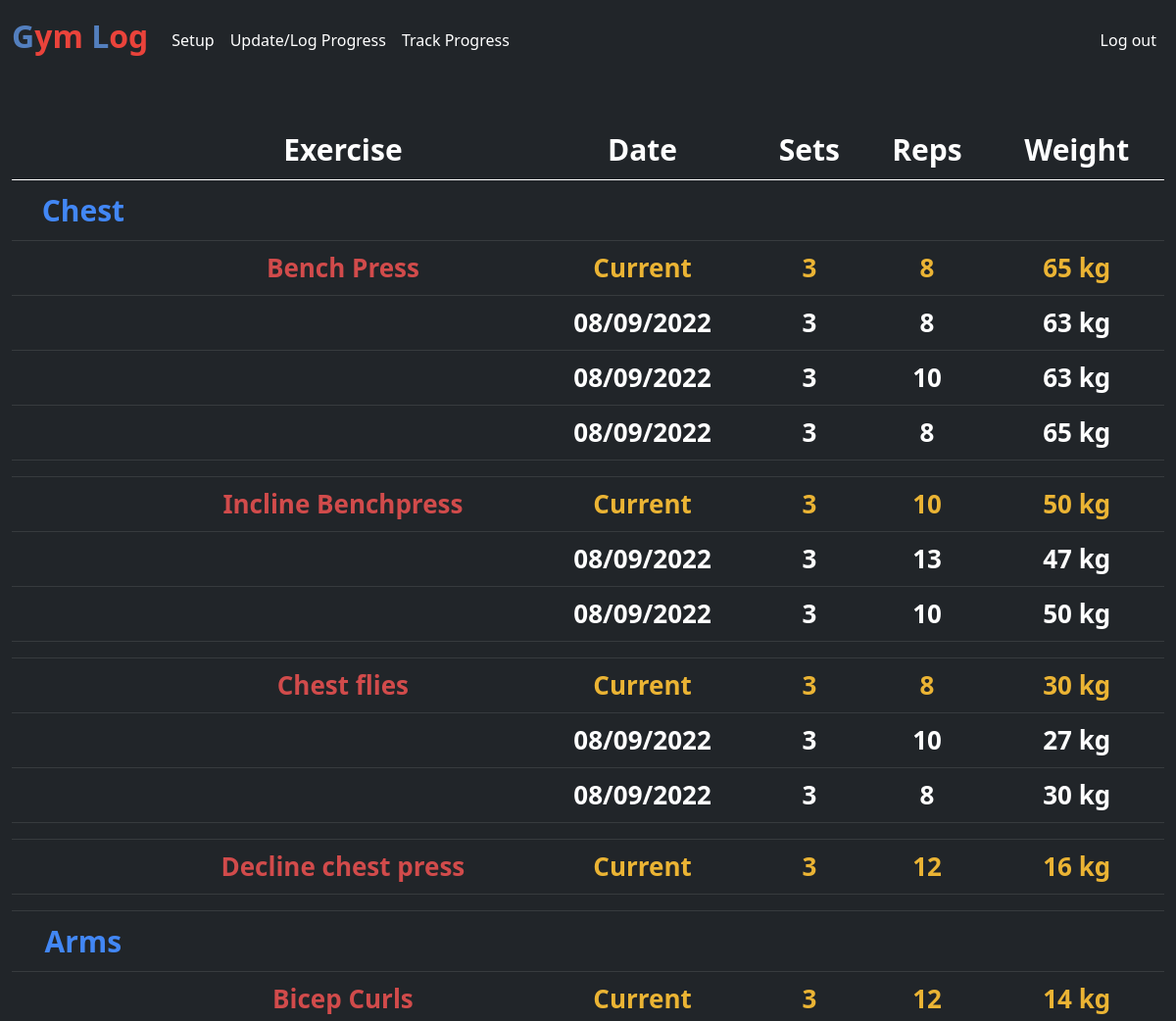
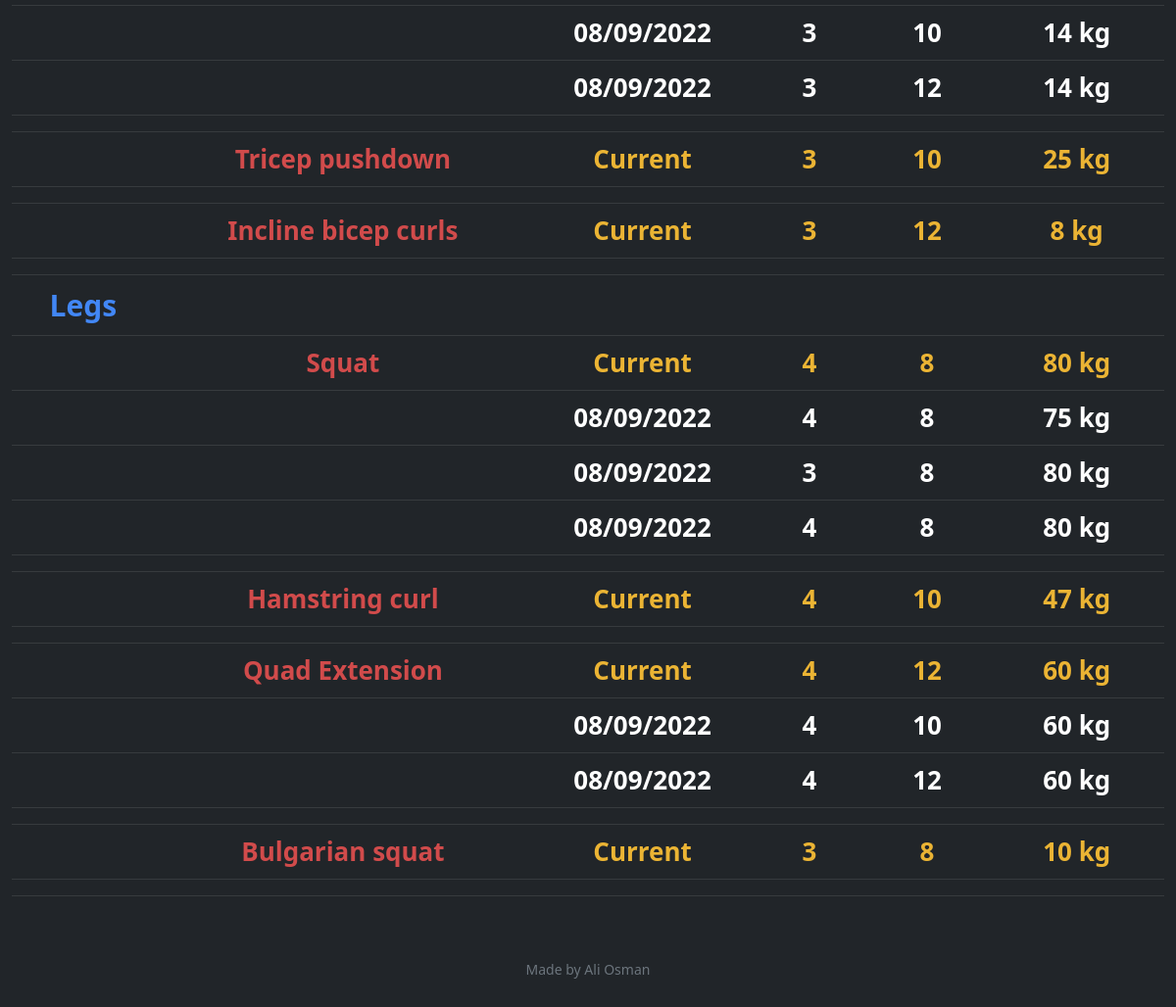
The page /progress (signed in) on the database its author committed (2 pictures, top to bottom).
### tables this page shows
CREATE TABLE training(
id INTEGER PRIMARY KEY AUTOINCREMENT NOT NULL,
user_id INTEGER,
day TEXT NOT NULL,
FOREIGN KEY(user_id) REFERENCES users(id)
);

CREATE TABLE exercise(
id INTEGER PRIMARY KEY AUTOINCREMENT NOT NULL,
training_id INTEGER,
name TEXT NOT NULL,
description TEXT,
sets INTEGER NOT NULL,
reps INTEGER NOT NULL,
weight NUMERIC NOT NULL,
FOREIGN KEY(training_id) REFERENCES training(id)
);

CREATE TABLE log(
id INTEGER PRIMARY KEY AUTOINCREMENT NOT NULL,
sets INTEGER NOT NULL,
reps INTEGER NOT NULL,
weight NUMERIC NOT NULL,
exercise_id INTEGER NOT NULL,
date DATE,
FOREIGN KEY (exercise_id) REFERENCES exercise(id)
);

### app.py (the view)
@app.route("/progress", methods=["GET", "POST"])
def progress():
    trainings = db.execute("SELECT id, day FROM training WHERE user_id = ?;", session["user_id"])
    trainingIDs = []
    counter = 0
    for i in trainings:
        trainingIDs.append(trainings[counter]["id"])
        counter += 1
    exercises = db.execute("SELECT id, training_id, name, description, sets, reps, weight FROM exercise WHERE training_id IN (?);", trainingIDs)
    exerciseIDs = []
    counter = 0
    for j in exercises:
        exerciseIDs.append(exercises[counter]["id"])
        counter += 1
    logs = db.execute("SELECT exercise_id, sets, reps, weight, date FROM log WHERE exercise_id IN (?);", exerciseIDs)
    if trainings == []:
            return error("You have no trainings, go to setup to fix that!", "GYM BRO!")
    return render_template("progress.html", trainings=trainings, exercises=exercises, logs=logs)

### app.py (called while the page is built)
@app.after_request
def after_request(response):
    response.headers["Cache-Control"] = "no-cache, no-store, must-revalidate"
    response.headers["Expires"] = 0
    response.headers["Pragma"] = "no-cache"
    return response

### templates/progress.html (shortened to what this page needs)
{% extends "layout.html" %}
{% block main %}
    <div class="table-responsive">
        <table class="table table-dark allign-middle">
            <thead>
                <tr class="describer-b">
                    <th scope="col"> </th>
                    <th scope="col">Exercise</th>
                    <th scope="col">Date</th>
                    <th scope="col">Sets</th>
                    <th scope="col">Reps</th>
                    <th scope="col">Weight</th>
                </tr>
            </thead>
            <tbody>
            {% for training in trainings %}
                <tr>
                    <th class="describer-b2" scope="row">{{ training.day }}</th>
                    <td></td>
                    <td></td>
                    <td></td>
                    <td></td>
                    <td></td>
                </tr>
                    {% for exercise in exercises %}
                        {% if exercise.training_id == training.id -%}
                            <tr>
                                <td></td>
                                <td class="describer-m2">{{ exercise.name }}</td>
                                <td class="describer-m4">Current</td>
                                <td class="describer-m4">{{ exercise.sets }}</td>
                                <td class="describer-m4">{{ exercise.reps }}</td>
                                <td class="describer-m4">{{ exercise.weight }} kg</td>
                            </tr>
                            {% for log in logs %}
                                {% if log.exercise_id == exercise.id -%}
                                    <tr>
                                        <td></td>
                                        <td></td>
                                        <td class="describer-m3">{{ log.date[8] }}{{ log.date[9] }}/{{ log.date[5] }}{{ log.date[6] }}/{{ log.date[0] }}{{ log.date[1] }}{{ log.date[2] }}{{ log.date[3] }}</td>
                                        <td class="describer-m3">{{ log.sets }}</td>
                                        <td class="describer-m3">{{ log.reps }}</td>
                                        <td class="describer-m3">{{ log.weight }} kg</td>
                                    </tr>
                                {% endif %}
                            {% endfor %}
                            <tr>
                                <td></td>
                                <td></td>
                                <td></td>
                                <td></td>
                                <td></td>
                                <td></td>
                            </tr>
                        {% endif %}
                    {% endfor %}
            {% endfor %}
            </tbody>
        </table>
    </div>
{% endblock %}

### static/styles.css (style rules this page uses)
.describer-b { font-size: 30px; color: #ffffff; font-weight: bold; }
.describer-b2 { font-size: 30px; color: #4287f5; font-weight: bold; }
.describer-m2 { font-size: 26px; color: #d14b4b; font-weight: bold; }
.describer-m3 { font-size: 26px; color: #ffffff; font-weight: bold; }
.describer-m4 { font-size: 26px; color: #ebb434; font-weight: bold; }

### rows shown on the page
training: day "Chest"
exercise: name "Bench Press", sets "3", reps "8", weight "65"
log: date "0", date "8", date "9", date "2", sets "3", reps "8", weight "63"
log: date "0", date "8", date "9", date "2", sets "3", reps "10", weight "63"
log: date "0", date "8", date "9", date "2", sets "3", reps "8", weight "65"
exercise: name "Incline Benchpress", sets "3", reps "10", weight "50"
log: date "0", date "8", date "9", date "2", sets "3", reps "13", weight "47"
log: date "0", date "8", date "9", date "2", sets "3", reps "10", weight "50"
exercise: name "Chest flies", sets "3", reps "8", weight "30"
log: date "0", date "8", date "9", date "2", sets "3", reps "10", weight "27"
log: date "0", date "8", date "9", date "2", sets "3", reps "8", weight "30"
exercise: name "Decline chest press", sets "3", reps "12", weight "16"
training: day "Arms"
exercise: name "Bicep Curls", sets "3", reps "12", weight "14"
log: date "0", date "8", date "9", date "2", sets "3", reps "10", weight "14"
log: date "0", date "8", date "9", date "2", sets "3", reps "12", weight "14"
exercise: name "Tricep pushdown", sets "3", reps "10", weight "25"
exercise: name "Incline bicep curls", sets "3", reps "12", weight "8"
training: day "Legs"
exercise: name "Squat", sets "4", reps "8", weight "80"
log: date "0", date "8", date "9", date "2", sets "4", reps "8", weight "75"
log: date "0", date "8", date "9", date "2", sets "3", reps "8", weight "80"
log: date "0", date "8", date "9", date "2", sets "4", reps "8", weight "80"
exercise: name "Hamstring curl", sets "4", reps "10", weight "47"
exercise: name "Quad Extension", sets "4", reps "12", weight "60"
log: date "0", date "8", date "9", date "2", sets "4", reps "10", weight "60"
log: date "0", date "8", date "9", date "2", sets "4", reps "12", weight "60"
exercise: name "Bulgarian squat", sets "3", reps "8", weight "10"
